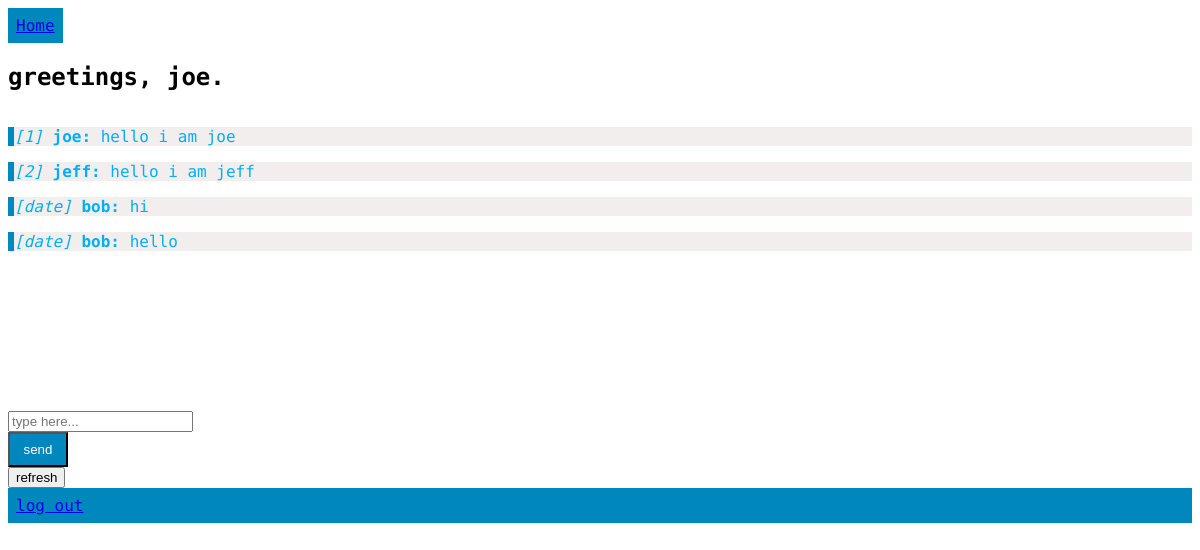
Before: /chat (signed in) with the older database file.
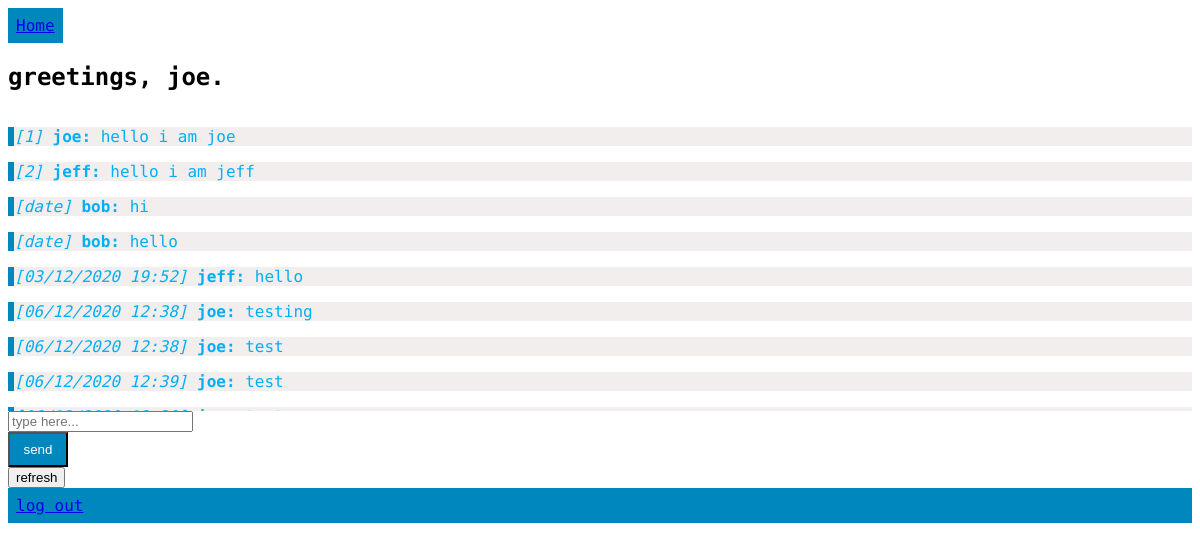
After: the same page with the newer database file.
### tables this page shows
CREATE TABLE users (
	id INTEGER NOT NULL PRIMARY KEY AUTOINCREMENT,
	username TEXT(32) NOT NULL,
	password TEXT(32) NOT NULL
);

CREATE TABLE messages (
	id INTEGER NOT NULL PRIMARY KEY AUTOINCREMENT,
	user_id INTEGER NOT NULL,
	message TEXT NOT NULL,
	date TEXT NOT NULL,
	CONSTRAINT messages_FK FOREIGN KEY (user_id) REFERENCES users(id) ON DELETE CASCADE
);

### server.py (the view)
@app.route('/chat', methods=["GET","POST"])
def chat():
    if "username" not in session:
        return redirect("/")
    username = session["username"]
    if request.method == "POST":
        message = request.form["message"]
        date = datetime.now()
        DATETIME_FORMAT = '%d/%m/%Y %H:%M'
        post_messages(message, date, DATETIME_FORMAT)
    rows = load_messages()
    return render_template("chat_page.html", username=username, rows=rows)

### server.py (called while the page is built)
def getdb():
    conn = sqlite3.connect('db.sqlite3')
    conn.row_factory = sqlite3.Row
    return conn.cursor()

def load_messages():
    c = getdb()
    c.execute(f'SELECT messages.id, message, username, date FROM messages join users on users.id = messages.user_id')
    rows = c.fetchall()
    return rows

### templates/chat_page.html (shortened to what this page needs)
<!DOCTYPE html>
<html lang="en">
<head>
    <link rel="stylesheet" href="{{url_for('static', filename='styles.css')}}">
</head>
<body>
    <ul>
      <li><a href="/">Home</a></li>
    </ul>
    <h2>greetings, {{username}}. </h2>
    <div id="message_box">
        {% for row in rows %}
        <p class="other_messages"> <em>[{{row.date}}]</em> <strong>{{row.username}}: </strong>{{row.message}}</p>
        {% endfor %}
    </div>
    <form method="post" action="/chat">
        <input type="text" name="message" placeholder="type here...">
        <input id="login" type="submit" value="send">
    </form>
    <form method="get" action="/chat">
        <input type="submit" value="refresh">
    </form>
    <a href="/logout">log out</a>
</body>
</html>

### static/styles.css (style rules this page uses)
.other_messages { border-left: 6px solid #0087bd; background-color: #f2eeed; color: #00aff5; }
body { font-family: 'Cutive Mono', monospace; }
ul { list-style-type: none; margin: 0; padding: 0; overflow: hidden; }
#login { display: block; width: 60px; color: white; padding: 8px; background-color: #0087bd; }
li { float: left; }
a { display: block; padding: 8px; background-color: #0087bd; }
#message_box { height: 300px; overflow: scroll; }

Changed rows visible on the page:
added messages: date "03/12/2020 19:52", username "jeff", message "hello"
added messages: date "06/12/2020 12:38", username "joe", message "testing"
added messages: date "06/12/2020 12:38", username "joe", message "test"
added messages: date "06/12/2020 12:39", username "joe", message "test"
